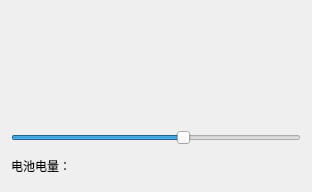
<?xml version="1.0" encoding="UTF-8"?>
<ui version="4.0">
 <class>BatteryUserWidget</class>
 <widget class="QWidget" name="BatteryUserWidget">
  <property name="geometry">
   <rect>
    <x>0</x>
    <y>0</y>
    <width>312</width>
    <height>192</height>
   </rect>
  </property>
  <property name="windowTitle">
   <string>Form</string>
  </property>
  <layout class="QVBoxLayout" name="verticalLayout">
   <item>
    <widget class="QCustomBattery" name="qCustomBattery"/>
   </item>
   <item>
    <widget class="QSlider" name="horizontalSlider">
     <property name="maximum">
      <number>100</number>
     </property>
     <property name="value">
      <number>60</number>
     </property>
     <property name="orientation">
      <enum>Qt::Horizontal</enum>
     </property>
    </widget>
   </item>
   <item>
    <widget class="QLabel" name="LabInfo">
     <property name="maximumSize">
      <size>
       <width>16777215</width>
       <height>30</height>
      </size>
     </property>
     <property name="text">
      <string>电池电量：</string>
     </property>
    </widget>
   </item>
  </layout>
 </widget>
 <customwidgets>
  <customwidget>
   <class>QCustomBattery</class>
   <extends>QWidget</extends>
   <header>QCustomBattery.h</header>
  </customwidget>
 </customwidgets>
 <resources/>
 <connections/>
</ui>
